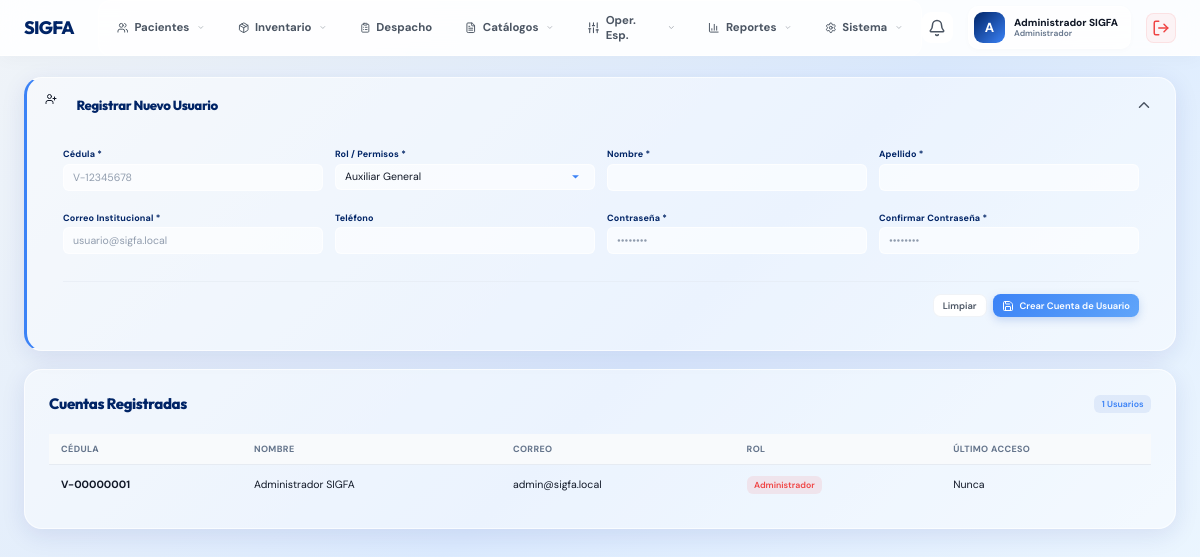
/index.php?url=usuarios (signed in), run on the app's committed database.
### tables this page shows
CREATE TABLE usuarios (
    id              INT UNSIGNED AUTO_INCREMENT PRIMARY KEY,
    cedula          VARCHAR(12)  NOT NULL UNIQUE,
    nombre          VARCHAR(80)  NOT NULL,
    apellido        VARCHAR(80)  NOT NULL,
    correo          VARCHAR(150) NOT NULL UNIQUE,
    telefono        VARCHAR(20)  DEFAULT NULL,
    clave           VARCHAR(255) NOT NULL,
    rol             ENUM('Administrador', 'Auxiliar_General', 'Auxiliar_Alto_Costo', 'Almacenista', 'Farmaceutico', 'Kardista') NOT NULL DEFAULT 'Auxiliar_General',
    activo          TINYINT(1)   NOT NULL DEFAULT 1,
    ultimo_acceso   DATETIME     DEFAULT NULL,
    creado_en       DATETIME     NOT NULL DEFAULT CURRENT_TIMESTAMP,
    actualizado_en  DATETIME     NOT NULL DEFAULT CURRENT_TIMESTAMP ON UPDATE CURRENT_TIMESTAMP,
    INDEX idx_usuario_rol (rol)
);

### app/controllers/ModuloController.php (called while the page is built, shortened)
<?php
require_once __DIR__ . '/../models/Usuario.php';
class ModuloController
{
    public function listarUsuarios(): void
    {
        $modelo = new Usuario();
        $usuarios = $modelo->listarActivos();
        require_once __DIR__ . '/../views/usuarios/index.php';
    }
}

### config/db.php (called while the page is built, shortened)
<?php
class Conexion
{
    private static ?Conexion $instancia = null;
    private ?PDO $pdo = null;
    private function __construct()
    {
        $dsn = sprintf(
            'mysql:host=%s;port=%s;dbname=%s;charset=%s',
            DB_HOST,
            DB_PORT,
            DB_NAME,
            DB_CHARSET
        );
        $opciones = [
            PDO::ATTR_ERRMODE            => PDO::ERRMODE_EXCEPTION,
            PDO::ATTR_DEFAULT_FETCH_MODE => PDO::FETCH_ASSOC,
            PDO::ATTR_EMULATE_PREPARES   => false,
            PDO::MYSQL_ATTR_INIT_COMMAND => "SET NAMES 'utf8mb4' COLLATE 'utf8mb4_unicode_ci'",
        ];
        try {
            $this->pdo = new PDO($dsn, DB_USER, DB_PASS, $opciones);
        } catch (PDOException $e) {
            $error_msg = "Error de conexión SIGFA. Verifique que MySQL esté iniciado en XAMPP.";
            if (strpos($e->getMessage(), 'Unknown database') !== false) {
                $error_msg = "Error: La base de datos '" . DB_NAME . "' no existe. Por favor impórtela en phpMyAdmin.";
            }
            error_log('Error de conexión SIGFA: ' . $e->getMessage());
            die("<div style='font-family:sans-serif; padding:40px; background:#fff5f5; color:#c53030; border:1px solid #feb2b2; border-radius:8px; margin:20px;'>
                 <h2 style='margin-top:0;'>⚠️ Problema de Conexión</h2>
                 <p>$error_msg</p>
                 <small style='color:#742a2a;'>Detalle técnico: " . $e->getMessage() . "</small>
                 </div>");
        }
    }
    public static function obtenerInstancia(): self
    {
        if (self::$instancia === null) {
            self::$instancia = new self();
        }
        return self::$instancia;
    }
    public function ejecutar(string $sql, array $params = []): PDOStatement
    {
        $stmt = $this->pdo->prepare($sql);
        $stmt->execute($params);
        return $stmt;
    }
}

### app/models/Usuario.php (called while the page is built, shortened)
<?php
require_once __DIR__ . '/../../config/db.php';
class Usuario
{
    private Conexion $db;
    public function __construct()
    {
        $this->db = Conexion::obtenerInstancia();
    }
    public function listarActivos(): array
    {
        $stmt = $this->db->ejecutar(
            "SELECT id, cedula, nombre, apellido, correo, rol, ultimo_acceso
             FROM usuarios WHERE activo = 1 ORDER BY nombre ASC"
        );
        return $stmt->fetchAll();
    }
}

### app/views/usuarios/index.php (the view, shortened to what this page needs)
<?php
require_once __DIR__ . '/../layouts/header.php';
?>
<div class="card card-compact fade-in" style="margin-bottom:1.5rem; border-left: 4px solid var(--azul-acento);">
    <div class="card-header" style="cursor:pointer;" onclick="toggleRegistro()">
        <div style="display:flex; align-items:center; gap:10px;">
            <div class="sidebar-logo-icono" style="width:32px; height:32px; border-radius:8px;"><i data-lucide="user-plus" style="width:16px; height:16px;"></i></div>
            <h2 class="card-titulo" style="font-size:1.1rem;">Registrar Nuevo Usuario</h2>
        </div>
        <button type="button" class="btn-icono" id="btn-toggle-registro" style="border:none; background:transparent;"><i data-lucide="chevron-up"></i></button>
    </div>
    <div id="contenedor-registro">
        <form method="POST" action="index.php?url=usuarios/crear" class="form-compact">
            <div style="padding: 1.5rem;">
                <div class="form-grid-4" style="margin-bottom:1rem;">
                    <div class="form-grupo">
                        <label class="form-etiqueta">Cédula *</label>
                        <input type="text" name="cedula" class="form-control" required placeholder="V-12345678">
                    </div>
                    <div class="form-grupo">
                        <label class="form-etiqueta">Rol / Permisos *</label>
                        <select name="rol" class="form-control" required>
                            <option value="Auxiliar_General">Auxiliar General</option>
                        </select>
                    </div>
                    <div class="form-grupo">
                        <label class="form-etiqueta">Nombre *</label>
                        <input type="text" name="nombre" class="form-control" required>
                    </div>
                    <div class="form-grupo">
                        <label class="form-etiqueta">Apellido *</label>
                        <input type="text" name="apellido" class="form-control" required>
                    </div>
                </div>
                <div class="form-grid-4">
                    <div class="form-grupo">
                        <label class="form-etiqueta">Correo Institucional *</label>
                        <input type="email" name="correo" class="form-control" required placeholder="usuario@sigfa.local">
                    </div>
                    <div class="form-grupo">
                        <label class="form-etiqueta">Teléfono</label>
                        <input type="text" name="telefono" class="form-control">
                    </div>
                    <div class="form-grupo">
                        <label class="form-etiqueta">Contraseña *</label>
                        <input type="password" name="clave" class="form-control" required minlength="6" placeholder="••••••••">
                    </div>
                    <div class="form-grupo">
                        <label class="form-etiqueta">Confirmar Contraseña *</label>
                        <input type="password" name="clave_confirmar" class="form-control" required minlength="6" placeholder="••••••••">
                    </div>
                </div>
                <div style="display:flex; justify-content: flex-end; margin-top:1.5rem; padding-top:1rem; border-top:1px solid var(--gris-perla);">
                    <button type="reset" class="btn btn-secundario btn-sm" style="margin-right:8px;">Limpiar</button>
                    <button type="submit" class="btn btn-primario btn-sm"><i data-lucide="save"></i> Crear Cuenta de Usuario</button>
                </div>
            </div>
        </form>
    </div>
</div>
<div class="card fade-in">
    <div class="card-header">
        <h2 class="card-titulo">Cuentas Registradas</h2>
        <span class="badge badge-azul"><?= count($usuarios ?? []) ?> Usuarios</span>
    </div>
    <?php if (empty($usuarios)): ?>
    <div class="estado-vacio"><i data-lucide="shield"></i><h3>Sin usuarios adicionales</h3></div>
    <?php else: ?>
    <div class="tabla-container">
        <table>
            <thead><tr><th>Cédula</th><th>Nombre</th><th>Correo</th><th>Rol</th><th>Último Acceso</th></tr></thead>
            <tbody>
                <?php foreach ($usuarios as $u): ?>
                <tr>
                    <td><strong><?= htmlspecialchars($u['cedula']) ?></strong></td>
                    <td><?= htmlspecialchars($u['nombre'] . ' ' . $u['apellido']) ?></td>
                    <td><?= htmlspecialchars($u['correo']) ?></td>
                    <td>
                        <?php
                        $rolClase = match($u['rol']) {
                            'Administrador' => 'badge-rojo',
                            'Auxiliar_Alto_Costo' => 'badge-ambar',
                            'Almacenista' => 'badge-verde',
                            'Farmaceutico' => 'badge-azul',
                            'Kardista' => 'badge-gris',
                            default => 'badge-azul'
                        };
                        $rolLabel = match($u['rol']) {
                            'Auxiliar_General' => 'Auxiliar General',
                            'Auxiliar_Alto_Costo' => 'Aux. Alto Costo',
                            'Farmaceutico' => 'Farmacéutico',
                            default => $u['rol']
                        };
                        ?>
                        <span class="badge <?= $rolClase ?>"><?= $rolLabel ?></span>
                    </td>
                    <td><?= $u['ultimo_acceso'] ? date('d/m/Y H:i', strtotime($u['ultimo_acceso'])) : 'Nunca' ?></td>
                </tr>
                <?php endforeach; ?>
            </tbody>
        </table>
    </div>
    <?php endif; ?>
</div>
<?php require_once __DIR__ . '/../layouts/footer.php'; ?>

### data on the page
usuarios: cedula "V-00000001", nombre+apellido "Administrador SIGFA", correo "admin@sigfa.local", rol "Administrador", shows "Nunca"

### other printed values
substr($nombreUsuario, 0, 1) "A"
$nombreUsuario "Administrador SIGFA"
$rolUsuario "Administrador"
count($usuarios ?? []) "1"
